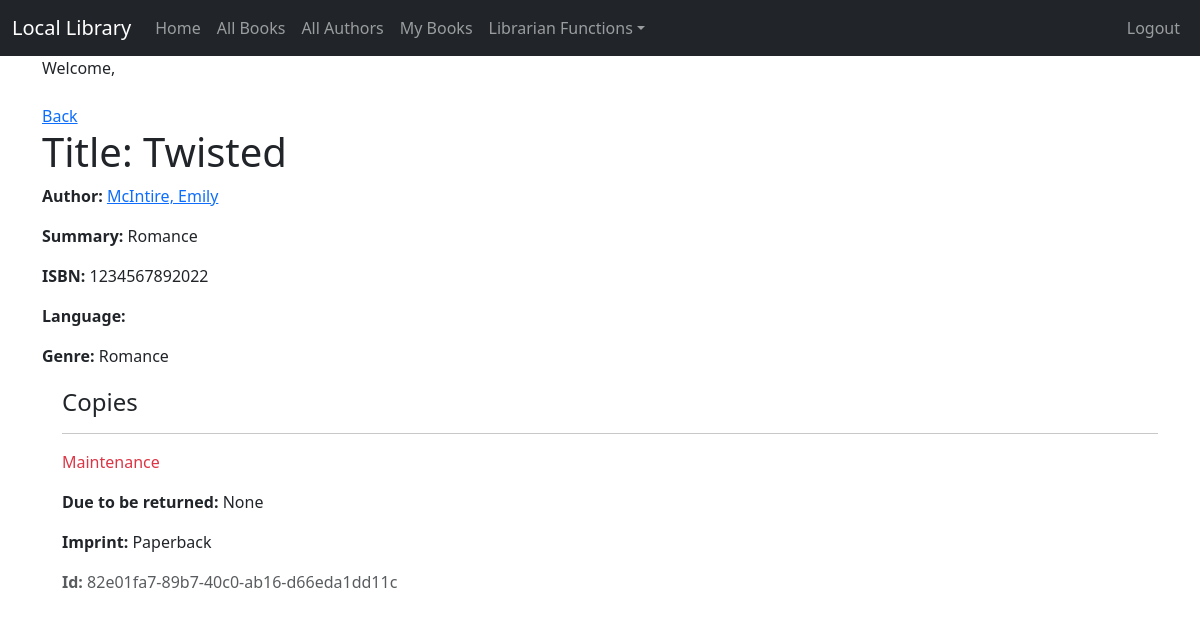
Page /book_detail/2 (signed in) on the earlier database version.
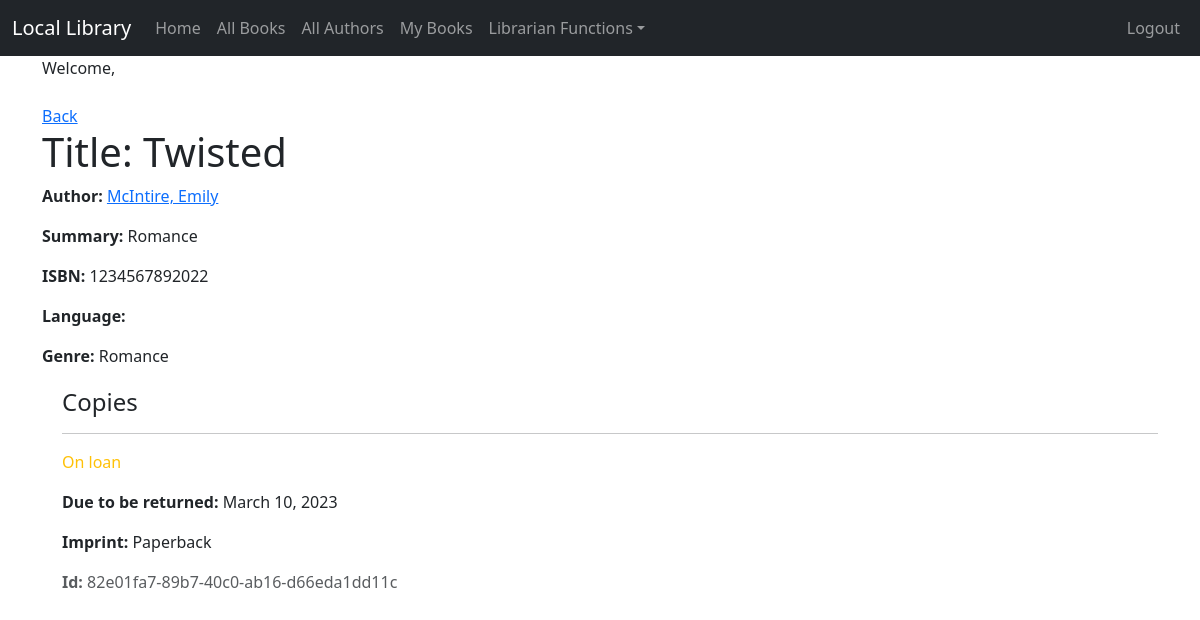
Same page on the later database version.
### catalog/models.py (models this page shows, shortened)
class BookInstance(models.Model):
    id = models.UUIDField(primary_key=True, default=uuid.uuid4,
                          help_text='Unique ID for this particular book across whole library')
    book = models.ForeignKey('Book', on_delete=models.RESTRICT, null=True)
    imprint = models.CharField(max_length=200)
    due_back = models.DateField(null=True, blank=True)
    LOAN_STATUS = (
        ('m', 'Maintenance'), ('o', 'On loan'), ('a', 'Available'), ('r', 'Reserved'),
    )
    status = models.CharField(
        max_length=1,
        choices=LOAN_STATUS,
        blank=True,
        default='m',
        help_text='Book availability',
    )
    borrower = models.ForeignKey(User, on_delete=models.SET_NULL, null=True, blank=True)
    class Meta:
        ordering = ['due_back']

### catalog/views.py (the view)
# urls.py: path('book_detail/<int:pk>', views.BookDetailView.as_view(), name='book_detail'),
class BookDetailView(LoginRequiredMixin, generic.DetailView):
    model = Book

### catalog/models.py (called while the page is built)
    def __str__(self):
        return self.name

    def get_absolute_url(self):
        return reverse('author_detail', args=[str(self.id)])

    def __str__(self):
        return f'{self.last_name}, {self.first_name}'

### catalog/templates/catalog/book_detail.html (shortened to what this page needs)
{% extends "catalog/base.html" %}
{% block content %}
    <a href="{% url 'book_list' %}">Back</a>
  <h1>Title: {{ book.title }}</h1>
  <p><strong>Author:</strong> <a href="{{ book.author.get_absolute_url }}">{{ book.author }}</a></p>
  <p><strong>Summary:</strong> {{ book.summary }}</p>
  <p><strong>ISBN:</strong> {{ book.isbn }}</p>
  <p><strong>Language:</strong> {{ book.language }}</p>
  <p><strong>Genre:</strong> {{ book.genre.all|join:", " }}</p>
  <div style="margin-left:20px;margin-top:20px">
    <h4>Copies</h4>
    {% if book.bookinstance_set.all.count > 0 %}
        {% for copy in book.bookinstance_set.all %}
          <hr>
          <p class="{% if copy.status == 'a' %}text-success{% elif copy.status == 'm' %}text-danger{% else %}text-warning{% endif %}">
            {{ copy.get_status_display }}
          </p>
          {% if copy.status != 'a' %}
            <p><strong>Due to be returned:</strong> {{ copy.due_back }}</p>
          {% endif %}
          <p><strong>Imprint:</strong> {{ copy.imprint }}</p>
          <p class="text-muted"><strong>Id:</strong> {{ copy.id }}</p>
        {% endfor %}
     {% else %}
     <p>No copies available</p>
     {% endif %}
  </div>
{% endblock %}

Differences in the rows shown:
changed BookInstance "Paperback": status "Maintenance" → "On loan"; due_back "None" → "March 10, 2023"
